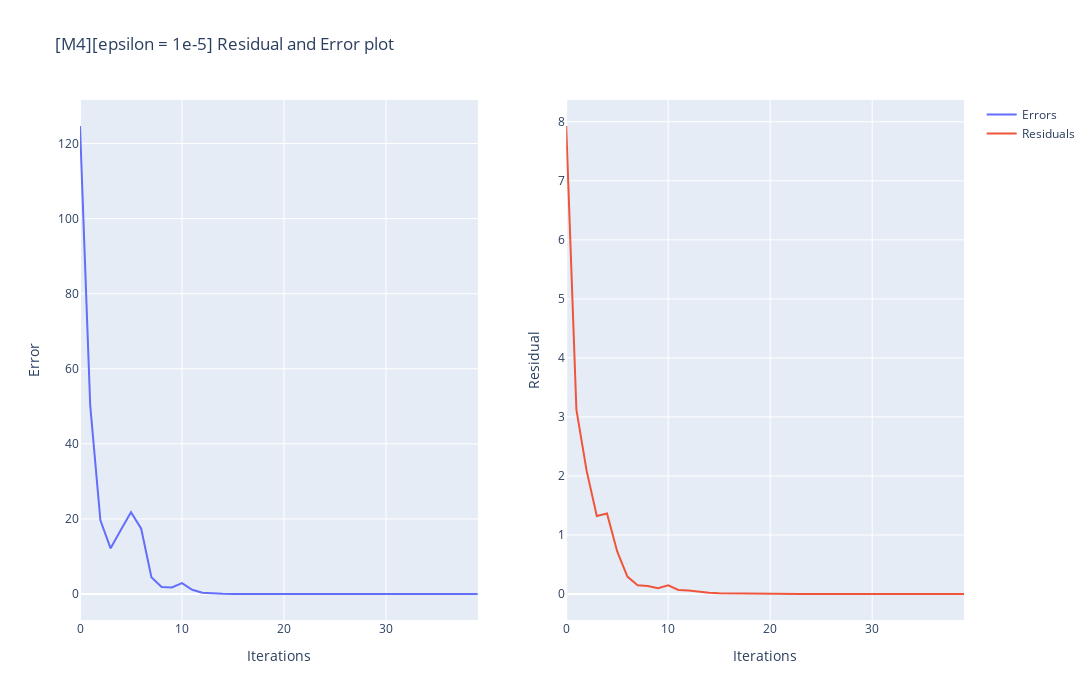

This figure's notebook cell:
### Code cell
fig = make_subplots(rows=1, cols=2, shared_xaxes=False)
fig.add_trace( go.Scatter(x=list(range(0,len(errors_m4))), y=errors_m4,name="Errors"),
    row=1, col=1)
fig.add_trace(
    go.Scatter(x=list(range(0,len(residual_m4))), y=residual_m4,name="Residuals"), row=1, col=2
)
fig.update_xaxes(title_text="Iterations", row=1, col=1)
fig.update_yaxes(title_text="Error", row=1, col=1)
fig.update_xaxes(title_text="Iterations", row=1, col=2)
fig.update_yaxes(title_text="Residual", row=1, col=2)
fig.update_layout(height=700, width=1800,title_text="[M4][epsilon = 1e-5] Residual and Error plot").show()

### Figure 1 — Plotly figure (JSON) as saved in the notebook; plotly's stock layout.template omitted (floating-point values rounded to 4 significant figures)
{"data": [{"name": "Errors", "type": "scatter", "x": [0, 1, 2, 3, 4, 5, 6, 7, 8, 9, 10, 11, 12, 13, 14, 15, 16, 17, 18, 19, 20, 21, 22, 23, 24, 25, 26, 27, 28, 29, 30, 31, 32, 33, 34, 35, 36, 37, 38, 39], "xaxis": "x", "y": [124.7, 50.32, 19.61, 12.18, 17.07, 21.76, 17.4, 4.447, 1.864, 1.763, 2.886, 1.123, 0.3172, 0.1355, 0.06188, 0.0159, 0.006254, 0.004133, 0.003658, 0.002725, 0.002756, 0.001575, 0.0007423, 0.0004328, 0.0002216, 0.0001176, 5.307e-05, 2.567e-05, 1.731e-05, 1.033e-05, 4.104e-06, 2.087e-06, 1.265e-06, 6.249e-07, 3.649e-07, 2.051e-07, 9.898e-08, 4.783e-08, 2.561e-08, 1.293e-08], "yaxis": "y"}, {"name": "Residuals", "type": "scatter", "x": [0, 1, 2, 3, 4, 5, 6, 7, 8, 9, 10, 11, 12, 13, 14, 15, 16, 17, 18, 19, 20, 21, 22, 23, 24, 25, 26, 27, 28, 29, 30, 31, 32, 33, 34, 35, 36, 37, 38, 39], "xaxis": "x2", "y": [7.928, 3.125, 2.089, 1.322, 1.363, 0.7208, 0.2953, 0.1469, 0.1367, 0.0998, 0.148, 0.06916, 0.05836, 0.0383, 0.02046, 0.0118, 0.00913, 0.00753, 0.005621, 0.005182, 0.003866, 0.002676, 0.002025, 0.001466, 0.00107, 0.0007484, 0.0004902, 0.0003792, 0.0003048, 0.0002016, 0.0001342, 0.0001033, 7.135e-05, 5.226e-05, 4.08e-05, 2.836e-05, 2.033e-05, 1.444e-05, 1.08e-05, 7.661e-06], "yaxis": "y2"}], "layout": {"height": 700, "title": {"text": "[M4][epsilon = 1e-5] Residual and Error plot"}, "width": 1800, "xaxis": {"anchor": "y", "domain": [0, 0.45], "title": {"text": "Iterations"}}, "xaxis2": {"anchor": "y2", "domain": [0.55, 1], "title": {"text": "Iterations"}}, "yaxis": {"anchor": "x", "domain": [0, 1], "title": {"text": "Error"}}, "yaxis2": {"anchor": "x2", "domain": [0, 1], "title": {"text": "Residual"}}}}
